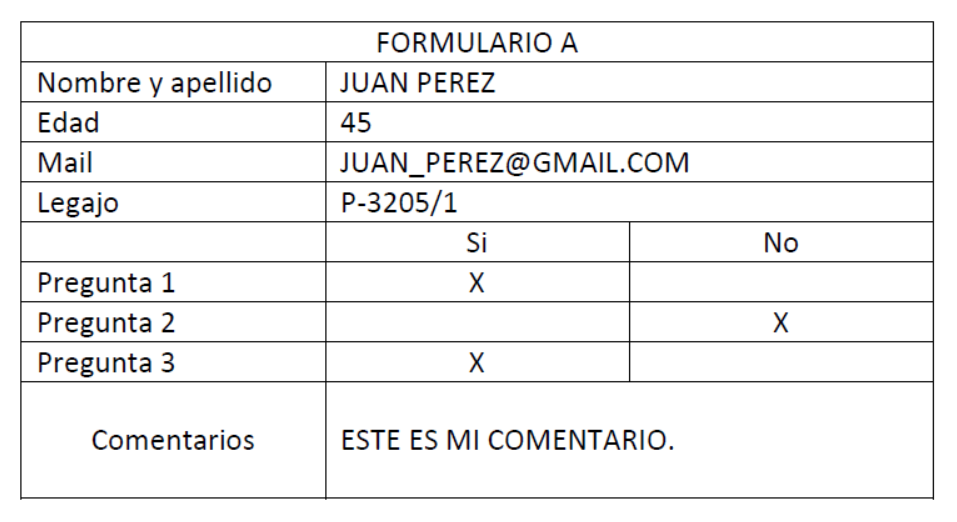
#> input picture formulario_01.png, 957 x 522 px
$ python ej2.py formulario_01.png   (older library calls are emulated)
#> lines starting #> are read from the running program, lines starting #| are printed output that depends on the picture; after the words box and inside, x2 and y2 are one past the last pixel; in counts of white or black regions, pixels touching at a corner belong together
import cv2
import numpy as np
import matplotlib.pyplot as plt
import sys


def umbralizar(img):
  '''Recibe una imagen y le aplica
  un umbral binario invertido'''
  _, img_th  = cv2.threshold(img, thresh=170, maxval=255, type=cv2.THRESH_BINARY_INV)
  return img_th


def hallar_filas(imagen):
  '''Dada una imagen, devuelve un array de índices que representan en dónde se encuentra cada renglón'''
  #Umbralizamos la imagen
  img_th = imagen<170
  img_rows = np.sum(img_th,1) #sumar valor de pixels en c/fila
  #Definimos un umbral
  umbral_rows = 800
  #Aplicamos umbral
  img_rows_th = img_rows > umbral_rows
  y = np.diff(img_rows_th)
  y_indxs = np.argwhere(y)

  # Reshapeo el array para ir seleccionando donde empieza y termina cada renglón
  y_indxs_unpaired = y_indxs.reshape((1,-1)).tolist()[0]
  # y_indxs marca donde empieza y termina la línea, quiero lo mismo pero para los renglones
  y_indxs_unpaired = y_indxs_unpaired[1:-1]
  renglones_ind = np.array(y_indxs_unpaired).reshape((-1,2))

  return renglones_ind

def hallar_columnas(imagen):
  '''Dada una imagen, devuelve un array de índices que representan donde se encuentra cada columna'''
  #Umbralizamos la imagen
  img_th = imagen<170#umbralizar(imagen)
  img_cols = np.sum(img_th,0) #sumar valor de pixels en c/columna
  #Definimos un umbral
  umbral_cols = 30
  #aplicamos umbral
  img_cols_th = img_cols > umbral_cols

  x= np.diff(img_cols_th)
  x_indxs= np.argwhere(x)

  # Reshapeo el array para ir seleccionando donde empieza y termina cada renglón
  x_indxs_unpaired = x_indxs.reshape((1,-1)).tolist()[0]
  # y_indxs marca donde empieza y termina la línea, quiero lo mismo pero para los renglones
  x_indxs_unpaired = x_indxs_unpaired[1:-1]
  columnas_ind = np.array(x_indxs_unpaired).reshape((-1,2))

  return columnas_ind


def contar_letras(binary_image, th_area):
    '''Cuenta los caracteres contenidos en la imagen binaria que recibe
    por parámetro en base a un umbral mediante componentes conectadas.'''

    # Realizar la segmentación de componentes conectados
    comp = cv2.connectedComponentsWithStats(binary_image, 8, cv2.CV_32S)


    # Inicializar una lista para contar letras
    letter_counts = []

    #  Umbralado para que no se cuente como componentes lo que haya quedado de los bordes del campo. Estaba en la ayuda de los profes
    ix_area = comp[2][:, -1] > th_area
    stats = comp[2][ix_area, :]

    # Iterar a través de las estadísticas para analizar los componentes conectados restantes
    for i in range(1, len(stats)):  # Comenzamos desde 1 para omitir el fondo

        # Area del componente conectado
        area = stats[i, cv2.CC_STAT_AREA]

        # Definimos el area del que tendra que ser mayor
        if area > 5:
            letter_counts.append(1)

    return letter_counts


def contar_palabras(binary_image, th_area, umbral_distancia):
    '''Cuenta las palabras de la imagen binaria que recibe por parámetro en base a un
    umbral de área y un umbral de distancia.'''

    # Componentes conectados
    comp = cv2.connectedComponentsWithStats(binary_image, 8, cv2.CV_32S)

    # Lista para contar la cantidad de palabras
    palabras = []

    # Umbralado para que no se cuente como componentes lo que haya quedado de los bordes del campo. Estaba en la ayuda de los profes
    ix_area = comp[2][:, -1] > th_area
    stats = comp[2][ix_area, :]

    # Ordenar las estadísticas por coordenada X
    indices_ordenados = np.argsort(stats[:, 0])
    stats = stats[indices_ordenados]

    # Inicializar variables para rastrear las posiciones de inicio y fin de una palabra
    inicio_palabra = stats[0, 0]
    fin_palabra = inicio_palabra + stats[0, 2]

    # Iterar a través de las estadísticas para analizar los componentes conectados restantes
    for i in range(1, len(stats)):  # Comenzamos desde 1 para omitir el fondo
        x = stats[i, 0]

        # Calcular la distancia entre el componente actual y el anterior
        distancia = x - fin_palabra

        if distancia > umbral_distancia:
            # Se considera una nueva palabra si la distancia es mayor que el umbral
            palabras.append(1)

        fin_palabra = x + stats[i, 2]

    # Agregar la última palabra
    palabras.append(1)

    return len(palabras)

def validar_requerimientos(renglones_filtrados):
  '''Recibe una lista de diccionarios con información acerca de los campos que nos interesan
  y devuelve un diccionario con los resultados obtenidos.'''
  resultados = {}

  #NOMBRE Y APELLIDO
  if (renglones_filtrados[0][0]['letras'] > 25 or renglones_filtrados[0][0]['palabras'] < 2):
    resultados["Nombre y apellido: "] = "MAL"
  else:
      resultados["Nombre y apellido: "] = "OK"

    #EDAD
  if renglones_filtrados[1][0]['letras'] < 2 or renglones_filtrados[1][0]['letras'] > 3:
    resultados["Edad: "] = "MAL"
  else:
      resultados["Edad: "] = "OK"

    #MAIL
  if renglones_filtrados[2][0]['letras'] > 25 or renglones_filtrados[2][0]['palabras'] != 1:
    resultados["Mail: "] = "MAL"
  else:
    resultados["Mail: "] = "OK"

    #LEGAJO
  if renglones_filtrados[3][0]['letras'] != 8 or renglones_filtrados[3][0]['palabras'] != 1:
    resultados["Legajo: "] = "MAL"
  else:
    resultados["Legajo: "] = "OK"

  #PREGUNTA 1
  if (renglones_filtrados[4][0]['letras'] == 1 and renglones_filtrados[4][1]['letras'] == 0):
      resultados["Pregunta 1: "] = "OK"
  elif (renglones_filtrados[4][0]['letras'] == 0 and renglones_filtrados[4][1]['letras'] == 1):
      resultados["Pregunta 1: "] = "OK"
  else:
      resultados["Pregunta 1: "] = "MAL"
  #PREGUNTA 2
  if (renglones_filtrados[5][0]['letras'] == 1 and renglones_filtrados[5][1]['letras'] == 0):
      resultados["Pregunta 2: "] = "OK"
  elif (renglones_filtrados[5][0]['letras'] == 0 and renglones_filtrados[5][1]['letras'] == 1):
      resultados["Pregunta 2: "] = "OK"
  else:
      resultados["Pregunta 2: "] = "MAL"
  #PREGUNTA 3
  if (renglones_filtrados[6][0]['letras'] == 1 and renglones_filtrados[6][1]['letras'] == 0):
      resultados["Pregunta 3: "] = "OK"
  elif (renglones_filtrados[6][0]['letras'] == 0 and renglones_filtrados[6][1]['letras'] == 1):
      resultados["Pregunta 3: "] = "OK"
  else:
      resultados["Pregunta 3: "] = "MAL"
  #COMENTARIOS
  if renglones_filtrados[7][0]['letras'] > 25:
    resultados["Comentarios: "] = "MAL"
  else:
    resultados["Comentarios: "] = "OK"

  return resultados


def validar(formulario):
  '''Recibe la imagen de un formulario y devuelve una lista de diccionarios con los
  renglones que contienen información relevante.'''
#> called with formulario = 'formulario_01.png'
  #Guarda formulario
  img = cv2.imread(formulario,cv2.IMREAD_GRAYSCALE)

  #Umbralizamos la imagen
  img_th = umbralizar(img)
#> in umbralizar, `_, img_th  = cv2.threshold(img, thresh=170, maxval=255, type=cv2.THRES..`:
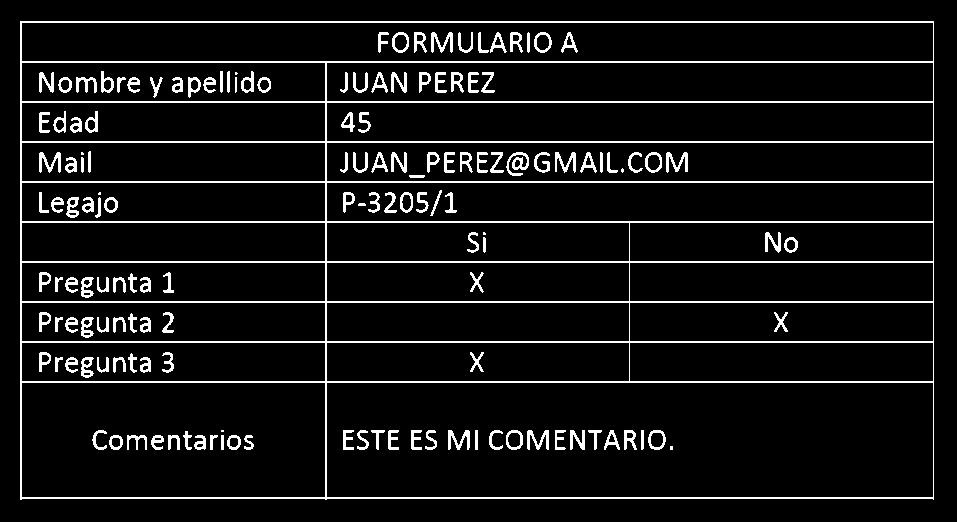
#> img_th: shape (522, 957); 7.8% white in thin lines or dots, all inside (x1, y1, x2, y2) = (20, 21, 934, 500)

  img_cols = np.sum(img,0) #sumar valor de pixels en c/columna
#> img_cols = 957 values, max 133110 at index 0, min 23533 at index 933, mean 125925

  img_rows = np.sum(img,1) #sumar valor de pixels en c/fila
#> img_rows = 522 values, max 244035 at index 0, min 49207 at index 381, mean 230862.5

  rows_indxs = hallar_filas(img)
#> in hallar_filas, `img_rows = np.sum(img_th,1)`: img_rows = 522 values, max 914 at index 21, min 0 at index 0, mean 74.1
#> in hallar_filas, `y_indxs = np.argwhere(y)`: y_indxs = 22 values from 20 to 498
#> in hallar_filas, `y_indxs_unpaired = y_indxs.reshape((1,-1)).tolist()[0]`: y_indxs_unpaired = [20, 22, 60, 62, 100, 102, 140, 142, 180, 182, 220, 222, 260, 262, 300, 302, 340, 342, 380, 382, 496, 498]
#> in hallar_filas, `y_indxs_unpaired = y_indxs_unpaired[1:-1]`: y_indxs_unpaired = [22, 60, 62, 100, 102, 140, 142, 180, 182, 220, 222, 260, 262, 300, 302, 340, 342, 380, 382, 496]
#> in hallar_filas, `renglones_ind = np.array(y_indxs_unpaired).reshape((-1,2))`: renglones_ind = [[22, 60], [62, 100], [102, 140], [142, 180], [182, 220], [222, 260], [262, 300], [302, 340], [342, 380], [382, 496]]
#> rows_indxs has the same summary as renglones_ind in hallar_filas

  #columnas_ind = hallar_columnas(img_th)

  renglones = []


  for ir, renglon_ids in enumerate(rows_indxs):
    imagen_renglon = img[renglon_ids[0]:renglon_ids[1],:]
    cols_indxs = hallar_columnas(imagen_renglon)
    renglon = []
    #print(cols_indxs)
    for ic, columna_ids in enumerate(cols_indxs):

      renglon.append({
          'fila': ir+1,
          'columna': ic+1,
          'cord_x': columna_ids,
          'cord_y': renglon_ids, # coordenadas de la seccion VERIFICAR SI ES ASI EL ORDEN, CAPAZ LOS PUSE AL REVES
          'img': imagen_renglon[:,columna_ids[0]:columna_ids[1]]
      })
    renglones.append(renglon)
#> this loop made 10 passes
#> (renglon_ids, x_indxs in hallar_columnas) on passes 1 to 8: ([22, 60], [19, 21, 932, 933]), ([62, 100], [19, 21, 324, 326, 932, 933]), ([102, 140], [19, 21, 324, 326, 932, 933]), ([142, 180], [19, 21, 324, 326, 932, 933]), ([182, 220], [19, 21, 324, 326, 932, 933]), ([222, 260], [19, 21, 324, 326, 628, 629, 932, 933]), ([262, 300], [19, 21, 324, 326, 628, 629, 932, 933]), ([302, 340], [19, 21, 324, 326, 628, 629, 932, 933])
#> pass 1, in validar, `imagen_renglon = img[renglon_ids[0]:renglon_ids[1],:]`:
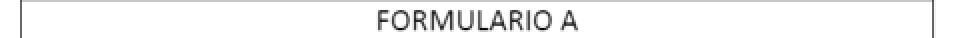
#> imagen_renglon: shape (38, 957) (shown at 1/2 size); min 0, max 255, mean 243.7
#> pass 1, in hallar_columnas, `img_th = imagen<170#umbralizar(imagen)`:
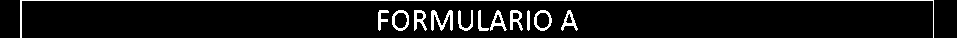
#> img_th: shape (38, 957) bool; 6.7% white in thin lines or dots
#> after the loop:
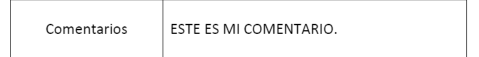
#> imagen_renglon: shape (114, 957) (shown at 1/2 size); min 0, max 255, mean 247
#> after the loop, renglones = 10 items

  renglones.pop(5)

    # filtraremos solo los renglones de las columnas 2 y 3
  renglones_filtrados = []

  for renglon in renglones:
    # filtramos las columnas 2 y 3 que son las que nos interesan
    elementos_filtrados = [elemento for elemento in renglon if elemento['columna'] in [2, 3]]

    if elementos_filtrados:
        renglones_filtrados.append(elementos_filtrados)
#> this loop made 9 passes
#> after the loop, renglones_filtrados = 8 items

  #DETECTAMOS LETRAS
  for ii, renglon in enumerate(renglones_filtrados):
    for ic, columna in enumerate(renglon):
        binary_image = umbralizar(columna["img"])

        # Contar letras en la celda actual
        th_area = 10  # Umbral de área para eliminar componentes conectadas pequeñas
        letter_counts = contar_letras(binary_image, th_area)

        # Agregar al diccionario de cada celda la cantidad de letras
        columna['letras'] = len(letter_counts) - 1 # Restar 1 ya que cuenta el área de la celda
#> this loop made 8 passes
#> pass 1, in umbralizar (call 2), `_, img_th  = cv2.threshold(img, thresh=170, maxval=255, type=cv2.THRES..`:
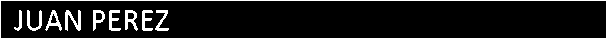
#> img_th: shape (38, 606); 7.8% white in thin lines or dots
#> pass 3, in umbralizar (call 4), `_, img_th  = cv2.threshold(img, thresh=170, maxval=255, type=cv2.THRES..`:
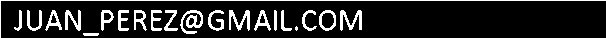
#> img_th: shape (38, 606); 13.8% white; 21 white regions (1 under 20 px), largest, box (x1, y1, x2, y2) and area: (0, 0, 606, 38) 643, (180, 10, 203, 34) 256, (340, 10, 362, 31) 220
#> after the loop:
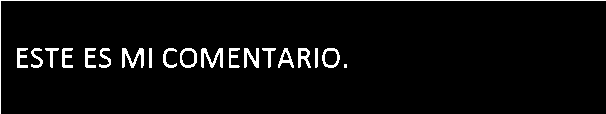
#> binary_image: shape (114, 606); 4.4% white; 20 white regions (1 under 20 px), largest, box (x1, y1, x2, y2) and area: (0, 0, 606, 114) 719, (122, 48, 144, 68) 221, (201, 48, 223, 68) 220
#> after the loop, columna = 6 items

#DETECTAMOS PALABRAS
  for ii, renglon in enumerate(renglones_filtrados):
    for ic, columna in enumerate(renglon):
        binary_image = umbralizar(columna["img"])

        th_area = 10  # Umbral del area de componentes conectadas
        umbral_distancia = 6  # Umbral de distancia entre palabras
        cant_palabras = contar_palabras(binary_image, th_area, umbral_distancia)

        # Agregar al diccionario de cada celda la cantidad de palabras
        columna['palabras'] = cant_palabras
#> this loop made 8 passes
#> after the loop, columna = 7 items


  resultados = validar_requerimientos(renglones_filtrados)
#> resultados = {'Nombre y apellido: ': 'OK', 'Edad: ': 'OK', 'Mail: ': 'OK', 'Legajo: ': 'OK', 'Pregunta 1: ': 'OK', 'Pregunta 2: ': 'OK', 'Pregunta 3: ': 'OK', 'Comentarios: ': 'OK'}


  return(resultados)


formulario = sys.argv[1]   #'formulario_01.png'
resultado = validar(formulario)
#> resultado has the same summary as resultados in validar

print(resultado)
#| {'Nombre y apellido: ': 'OK', 'Edad: ': 'OK', 'Mail: ': 'OK', 'Legajo: ': 'OK', 'Pregunta 1: ': 'OK', 'Pregunta 2: ': 'OK', 'Pregunta 3: ': 'OK', 'Comentarios: ': 'OK'}

$ run again, with formulario_02.png copied over formulario_01.png
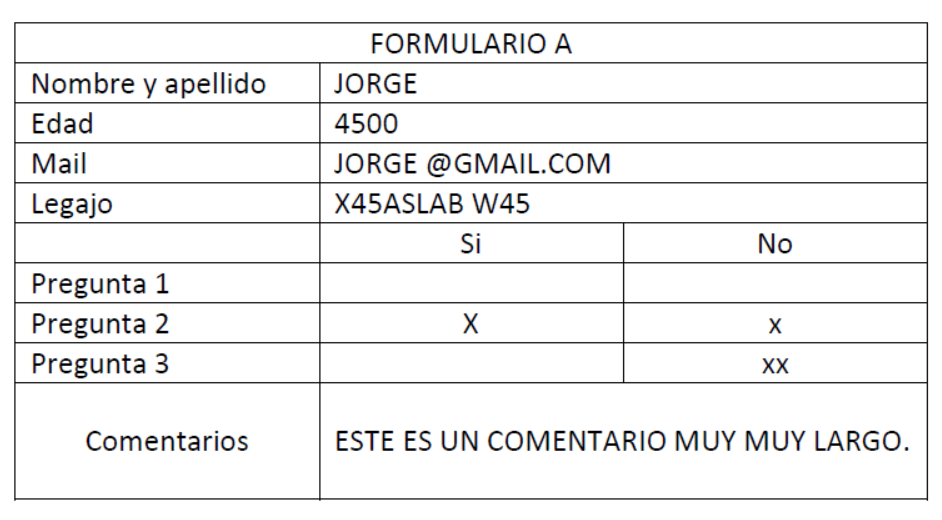
#> input picture formulario_02.png, 942 x 520 px
#> in umbralizar, `_, img_th  = cv2.threshold(img, thresh=170, maxval=255, type=cv2.THRES..`:
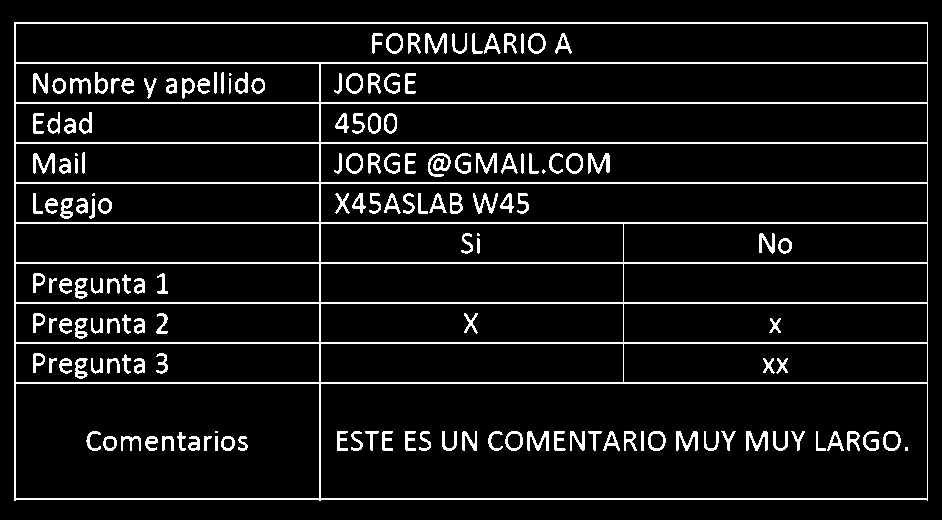
#> img_th: shape (520, 942); 8.2% white in thin lines or dots, all inside (x1, y1, x2, y2) = (14, 22, 928, 501)
#> img_cols = 942 values, max 132600 at index 0, min 23023 at index 927, mean 125006.2
#> in validar, `img_rows = np.sum(img,1)`: img_rows = 520 values, max 240210 at index 0, min 45382 at index 382, mean 226453.6
#> in hallar_filas, `img_rows = np.sum(img_th,1)`: img_rows = 520 values, max 914 at index 22, min 0 at index 0, mean 76.95
#> y_indxs = 22 values from 21 to 499
#> in hallar_filas, `y_indxs_unpaired = y_indxs.reshape((1,-1)).tolist()[0]`: y_indxs_unpaired = [21, 23, 61, 63, 101, 103, 141, 143, 181, 183, 221, 223, 261, 263, 301, 303, 341, 343, 381, 383, 497, 499]
#> in hallar_filas, `y_indxs_unpaired = y_indxs_unpaired[1:-1]`: y_indxs_unpaired = [23, 61, 63, 101, 103, 141, 143, 181, 183, 221, 223, 261, 263, 301, 303, 341, 343, 381, 383, 497]
#> renglones_ind = [[23, 61], [63, 101], [103, 141], [143, 181], [183, 221], [223, 261], [263, 301], [303, 341], [343, 381], [383, 497]]
#> rows_indxs has the same summary as renglones_ind in hallar_filas
#> the loop in validar, `for ir, renglon_ids in enumerate(rows_indxs):` made 10 passes
#> (renglon_ids, x_indxs in hallar_columnas) on passes 1 to 8: ([23, 61], [13, 15, 926, 927]), ([63, 101], [13, 15, 318, 320, 926, 927]), ([103, 141], [13, 15, 318, 320, 926, 927]), ([143, 181], [13, 15, 318, 320, 926, 927]), ([183, 221], [13, 15, 318, 320, 926, 927]), ([223, 261], [13, 15, 318, 320, 622, 623, 926, 927]), ([263, 301], [13, 15, 318, 320, 622, 623, 926, 927]), ([303, 341], [13, 15, 318, 320, 622, 623, 926, 927])
#> after the loop in validar, `for ir, renglon_ids in enumerate(rows_indxs):`: renglones = 10 items
#> the loop in validar, `for renglon in renglones:` made 9 passes
#> after the loop in validar, `for renglon in renglones:`: renglones_filtrados = 8 items
#> the loop in validar, `for ii, renglon in enumerate(renglones_filtrados):` made 8 passes
#> after the loop in validar, `for ii, renglon in enumerate(renglones_filtrados):`:
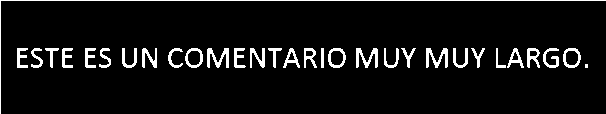
#> binary_image: shape (114, 606); 6.6% white; 31 white regions (1 under 20 px), largest, box (x1, y1, x2, y2) and area: (0, 0, 606, 114) 719, (207, 48, 229, 68) 224, (356, 48, 378, 68) 222
#> after the loop in validar, `for ii, renglon in enumerate(renglones_filtrados):`: columna = 6 items
#> the loop in validar, `for ii, renglon in enumerate(renglones_filtrados):` made 8 passes
#> after the loop in validar, `for ii, renglon in enumerate(renglones_filtrados):`: columna = 7 items
#> resultados = {'Nombre y apellido: ': 'MAL', 'Edad: ': 'MAL', 'Mail: ': 'MAL', 'Legajo: ': 'MAL', 'Pregunta 1: ': 'MAL', 'Pregunta 2: ': 'MAL', 'Pregunta 3: ': 'MAL', 'Comentarios: ': 'MAL'}
#> resultado has the same summary as resultados in validar
#| {'Nombre y apellido: ': 'MAL', 'Edad: ': 'MAL', 'Mail: ': 'MAL', 'Legajo: ': 'MAL', 'Pregunta 1: ': 'MAL', 'Pregunta 2: ': 'MAL', 'Pregunta 3: ': 'MAL', 'Comentarios: ': 'MAL'}
